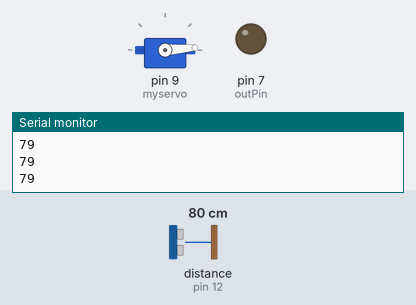
Bench run of a sketch on a simulated Arduino Uno, built with avr-gcc and run on an emulated ATmega328P. Shown: servo, output pins drawn as LEDs (lit = HIGH), the last lines printed to the serial monitor. Wiring (inferred from the names in the program): ultrasonic range finder: trigger pin 13; echo pin 12. Inputs (shaded band) come from the test bench; at power-on: distance to the obstacle (sensor on pin 12) 80 cm. The echo pulse lasts 58.3 µs per cm; pins used as bus, display or sensor lines are not drawn.

Above: at 1.2 s.
1.3 s: distance to the obstacle (sensor on pin 12) set to 2 cm
At 5.3 s:
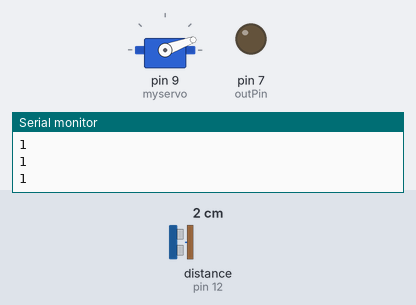
7.3 s: distance to the obstacle (sensor on pin 12) set to 35 cm
At 10.48 s:
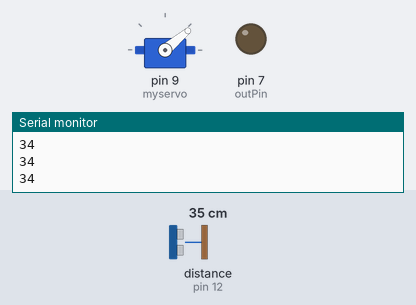
Timing chart, 0 to 27.9 s (numbered marks = the images above; inputs shaded):
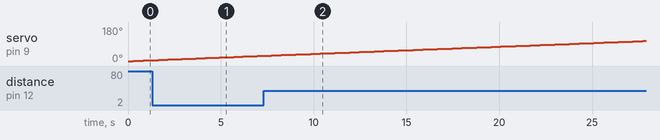

The sketch:

Ultra_sonic_navigatio_matlab.ino
```cpp
/*
 HC-SR04 Ping distance sensor:
 VCC to arduino 5v
 GND to arduino GND
 Echo to Arduino pin 12
 Trig to Arduino pin 13

 Thanks for sort function to https://www.tutorialspoint.com/c_standard_library/c_function_qsort.htm
 */


#include <Servo.h>
#define echoPin 12 // Echo Pin
#define trigPin 13 // Trigger Pin


Servo myservo;
int pos;
int inPin = 8;         // the number of the input pin
int outPin = 7;       // the number of the output pin
int reading =0;

int muestras=4;
int mediana =1+ (muestras/2);
int values[] = { 0, 0, 0, 0, 0 };
long duration, distance, realDistance; // Duration used to calculate distance
//long pos = 50;
int cmpfunc (const void * a, const void * b)
{
   return ( *(int*)a - *(int*)b );
}
void setup() {
 myservo.attach(9);
 Serial.begin (9600);
 pinMode(trigPin, OUTPUT);
 pinMode(echoPin, INPUT);
 pinMode(inPin, INPUT);
 pinMode(outPin, OUTPUT);
}
//////////////////////////////////////////////////////////////////////////


///////////////////////////////////////////////////////////////////////////////
void loop() {
  int m;
  reading = reading+1;
if (reading == 1){
  for(int j = 0; j <= 180; j+= 1)  // goes from 0 degrees to 180 degrees
  {      // in steps of 1 degree
     pos = j;
     myservo.write(pos);               // tell servo to go to position in variable 'pos'
     for(int n = 0; n <= muestras; n+= 1)
     {
     //ultrasonic
     digitalWrite(trigPin, LOW);
     delayMicroseconds(2);

     digitalWrite(trigPin, HIGH);
     delayMicroseconds(10);

     digitalWrite(trigPin, LOW);
     duration = pulseIn(echoPin, HIGH);
     //

     //Calculate the distance (in cm) based on the speed of sound.
     distance = duration/58.2;
     values[n]=distance;

     delay(50);
     }
     qsort(values, 5, sizeof(int), cmpfunc);
     realDistance=values[mediana];
     Serial.println(realDistance);

     //Serial.println(values[3]);
     //delay(50);
  }
}
}
```
